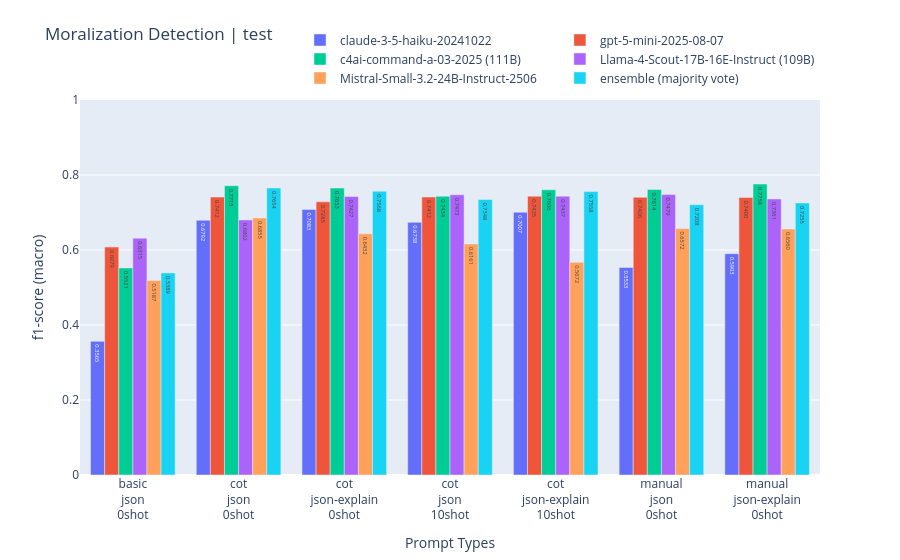

Notebook cell for this chart:
### Code cell
plot(scores, split='test', metric='f1-score', avg='macro')

### Figure 1 — Plotly figure (JSON) as saved in the notebook; plotly's stock layout.template omitted (floating-point values rounded to 4 significant figures)
{"data": [{"name": "claude-3-5-haiku-20241022", "text": ["0.3565", "0.6792", "0.7083", "0.6738", "0.7007", "0.5533", "0.5903"], "type": "bar", "x": ["basic<br>json<br>0shot", "cot<br>json<br>0shot", "cot<br>json-explain<br>0shot", "cot<br>json<br>10shot", "cot<br>json-explain<br>10shot", "manual<br>json<br>0shot", "manual<br>json-explain<br>0shot"], "y": [0.3565, 0.6792, 0.7083, 0.6738, 0.7007, 0.5533, 0.5903]}, {"name": "gpt-5-mini-2025-08-07", "text": ["0.6079", "0.7412", "0.7285", "0.7412", "0.7435", "0.7406", "0.7400"], "type": "bar", "x": ["basic<br>json<br>0shot", "cot<br>json<br>0shot", "cot<br>json-explain<br>0shot", "cot<br>json<br>10shot", "cot<br>json-explain<br>10shot", "manual<br>json<br>0shot", "manual<br>json-explain<br>0shot"], "y": [0.6079, 0.7412, 0.7285, 0.7412, 0.7435, 0.7406, 0.74]}, {"name": "c4ai-command-a-03-2025 (111B)", "text": ["0.5521", "0.7715", "0.7653", "0.7434", "0.7606", "0.7614", "0.7758"], "type": "bar", "x": ["basic<br>json<br>0shot", "cot<br>json<br>0shot", "cot<br>json-explain<br>0shot", "cot<br>json<br>10shot", "cot<br>json-explain<br>10shot", "manual<br>json<br>0shot", "manual<br>json-explain<br>0shot"], "y": [0.5521, 0.7715, 0.7653, 0.7434, 0.7606, 0.7614, 0.7758]}, {"name": "Llama-4-Scout-17B-16E-Instruct (109B)", "text": ["0.6315", "0.6802", "0.7427", "0.7473", "0.7437", "0.7479", "0.7361"], "type": "bar", "x": ["basic<br>json<br>0shot", "cot<br>json<br>0shot", "cot<br>json-explain<br>0shot", "cot<br>json<br>10shot", "cot<br>json-explain<br>10shot", "manual<br>json<br>0shot", "manual<br>json-explain<br>0shot"], "y": [0.6315, 0.6802, 0.7427, 0.7473, 0.7437, 0.7479, 0.7361]}, {"name": "Mistral-Small-3.2-24B-Instruct-2506", "text": ["0.5187", "0.6855", "0.6432", "0.6161", "0.5672", "0.6572", "0.6560"], "type": "bar", "x": ["basic<br>json<br>0shot", "cot<br>json<br>0shot", "cot<br>json-explain<br>0shot", "cot<br>json<br>10shot", "cot<br>json-explain<br>10shot", "manual<br>json<br>0shot", "manual<br>json-explain<br>0shot"], "y": [0.5187, 0.6855, 0.6432, 0.6161, 0.5672, 0.6572, 0.656]}, {"name": "ensemble (majority vote)", "text": ["0.5389", "0.7654", "0.7568", "0.7348", "0.7558", "0.7208", "0.7255"], "type": "bar", "x": ["basic<br>json<br>0shot", "cot<br>json<br>0shot", "cot<br>json-explain<br>0shot", "cot<br>json<br>10shot", "cot<br>json-explain<br>10shot", "manual<br>json<br>0shot", "manual<br>json-explain<br>0shot"], "y": [0.5389, 0.7654, 0.7568, 0.7348, 0.7558, 0.7208, 0.7255]}], "layout": {"legend": {"orientation": "h", "x": 1, "xanchor": "right", "y": 1.02, "yanchor": "bottom"}, "title": {"text": "Moralization Detection | test", "y": 0.95}, "xaxis": {"title": {"text": "Prompt Types"}}, "yaxis": {"range": [0, 1], "title": {"text": "f1-score (macro)"}}}}
